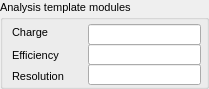
    <widget class="QGroupBox" name="analysisTemplateGB">
     <property name="geometry">
      <rect>
       <x>692</x>
       <y>476</y>
       <width>209</width>
       <height>89</height>
      </rect>
     </property>
     <property name="font">
      <font>
       <pointsize>8</pointsize>
      </font>
     </property>
     <property name="title">
      <string>Analysis template modules</string>
     </property>
     <widget class="QLineEdit" name="chargeModuleLE">
      <property name="geometry">
       <rect>
        <x>88</x>
        <y>24</y>
        <width>113</width>
        <height>21</height>
       </rect>
      </property>
     </widget>
     <widget class="QLabel" name="resolutionTemplateTL">
      <property name="geometry">
       <rect>
        <x>12</x>
        <y>68</y>
        <width>77</width>
        <height>16</height>
       </rect>
      </property>
      <property name="text">
       <string>Resolution</string>
      </property>
     </widget>
     <widget class="QLabel" name="chargeTemplateTL">
      <property name="geometry">
       <rect>
        <x>12</x>
        <y>24</y>
        <width>61</width>
        <height>16</height>
       </rect>
      </property>
      <property name="text">
       <string>Charge</string>
      </property>
     </widget>
     <widget class="QLabel" name="efficiencyTemplateTL">
      <property name="geometry">
       <rect>
        <x>12</x>
        <y>47</y>
        <width>69</width>
        <height>16</height>
       </rect>
      </property>
      <property name="text">
       <string>Efficiency</string>
      </property>
     </widget>
     <widget class="QLineEdit" name="efficiencyModuleLE">
      <property name="geometry">
       <rect>
        <x>88</x>
        <y>44</y>
        <width>113</width>
        <height>21</height>
       </rect>
      </property>
     </widget>
     <widget class="QLineEdit" name="resolutionModuleLE">
      <property name="geometry">
       <rect>
        <x>88</x>
        <y>64</y>
        <width>113</width>
        <height>21</height>
       </rect>
      </property>
     </widget>
    </widget>
